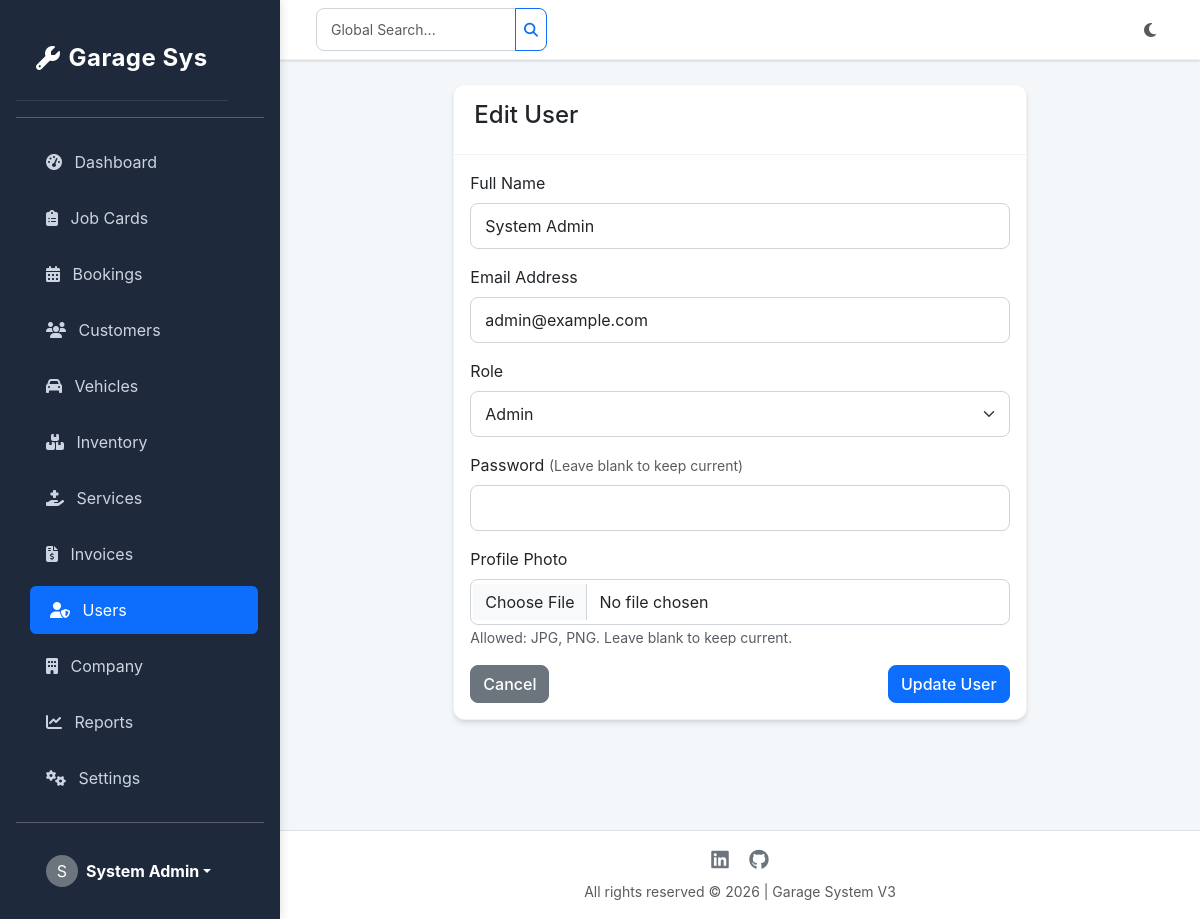
The app's page /modules/users/edit.php?id=1 (signed in) with its own data.
### tables this page shows
CREATE TABLE `users` (
  `id` int(11) NOT NULL,
  `name` varchar(100) NOT NULL,
  `email` varchar(100) NOT NULL,
  `password` varchar(255) NOT NULL,
  `role` enum('admin','technician') NOT NULL DEFAULT 'technician',
  `avatar` varchar(255) DEFAULT NULL,
  `created_at` timestamp NOT NULL DEFAULT current_timestamp()
);

### modules/users/edit.php (the view, shortened to what this page needs)
<?php
require_once '../../config/db.php';
$id = $_GET['id'];
$stmt = $pdo->prepare("SELECT * FROM users WHERE id = :id");
$stmt->execute(['id' => $id]);
$user = $stmt->fetch();
require_once '../../includes/header.php';
require_once '../../includes/sidebar.php';
?>
<div class="row justify-content-center">
    <div class="col-md-8">
        <div class="card">
            <div class="card-header">
                <h4>Edit User</h4>
            </div>
            <div class="card-body">
                <form action="" method="post" enctype="multipart/form-data">
                    <div class="mb-3">
                        <label class="form-label">Full Name</label>
                        <input type="text" name="name" class="form-control" value="<?php echo htmlspecialchars($user['name']); ?>" required>
                    </div>
                    <div class="mb-3">
                        <label class="form-label">Email Address</label>
                        <input type="email" name="email" class="form-control" value="<?php echo htmlspecialchars($user['email']); ?>" required>
                    </div>
                     <div class="mb-3">
                        <label class="form-label">Role</label>
                        <select name="role" class="form-select">
                            <option value="admin" <?php echo $user['role'] == 'admin' ? 'selected' : ''; ?>>Admin</option>
                        </select>
                    </div>
                    <div class="mb-3">
                        <label class="form-label">Password <small class="text-muted">(Leave blank to keep current)</small></label>
                        <input type="password" name="password" class="form-control">
                    </div>
                    <div class="mb-3">
                        <label class="form-label">Profile Photo</label>
                        <input type="file" name="avatar" class="form-control" accept="image/*">
                        <small class="text-muted">Allowed: JPG, PNG. Leave blank to keep current.</small>
                    </div>
                    <div class="d-flex justify-content-between">
                        <a href="index.php" class="btn btn-secondary">Cancel</a>
                        <button type="submit" class="btn btn-primary">Update User</button>
                    </div>
                </form>
            </div>
        </div>
    </div>
</div>
<?php require_once '../../includes/footer.php'; ?>

### includes/header.php (style rules this page uses)
:root { --bg-color: #f4f7fa; --text-color: #2c3e50; --sidebar-bg: #1e293b; --sidebar-text: #cbd5e1; --sidebar-hover: #334155; --card-bg: #ffffff; --card-border: rgba(0,0,0,0.05); --card-shadow: 0 4px 6px -1px rgba(0, 0, 0, 0.1), 0 2px 4px -1px rgba(0, 0, 0, 0.06); --primary-color: #2563eb; --nav-bg: #ffffff; }
body { font-family: 'Inter', 'Segoe UI', Tahoma, Geneva, Verdana, sans-serif; background-color: var(--bg-color); color: var(--text-color); transition: background-color 0.3s ease, color 0.3s ease; }
.card { background-color: var(--card-bg); border: 1px solid var(--card-border); border-radius: 12px; box-shadow: var(--card-shadow); margin-bottom: 24px; transition: transform 0.2s ease, box-shadow 0.2s ease, background-color 0.3s, color 0.3s; }
.card-header { background-color: transparent; border-bottom: 1px solid var(--card-border); padding: 16px 20px; border-radius: 12px 12px 0 0 !important; }
.btn { border-radius: 8px; font-weight: 500; transition: all 0.2s ease; }
.form-control, .form-select { border-radius: 8px; padding: 10px 14px; border: 1px solid #ced4da; transition: border-color 0.2s ease, box-shadow 0.2s ease; }

### records on screen
users: name "System Admin", email "admin@example.com", role "Admin"

### other values on screen
substr($_SESSION['name'] ?? 'U', 0, 1) "S"
$_SESSION['name'] "System Admin"
